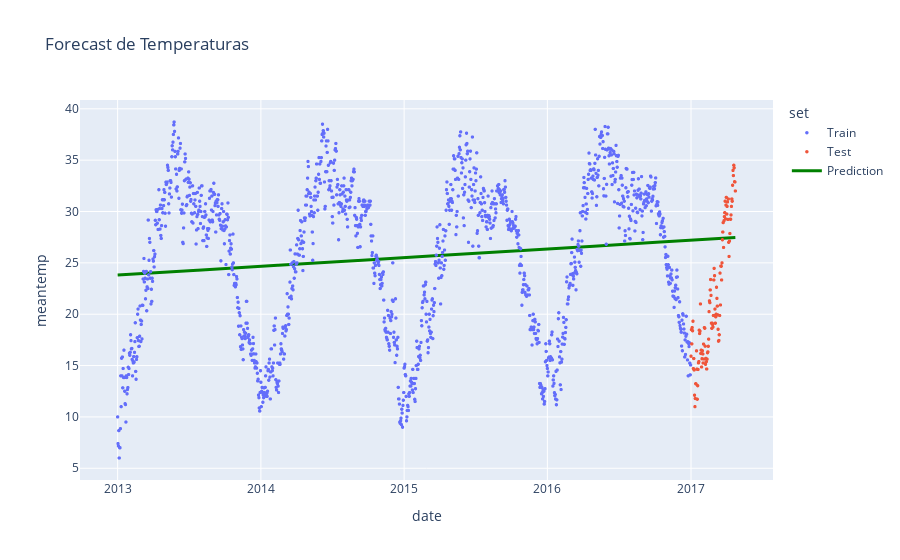

Write notebook code for a chart like this one.
### Code cell
# plot
fig = px.scatter(df, x=df.date, y=target, title='Forecast de Temperaturas', color='set')
fig.add_scatter(x=df.date, y=y_pred, mode='lines', name='Prediction', line=dict(color='green', width=3))
fig.update_traces(marker=dict(size=3.5))
fig.show()
